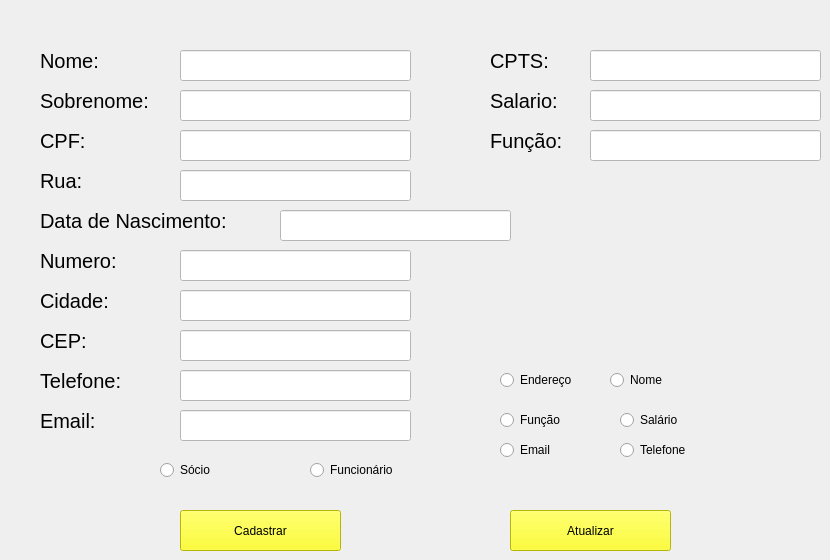
    <widget class="QWidget" name="tab">
     <property name="styleSheet">
      <string notr="true"/>
     </property>
     <attribute name="title">
      <string>Cadastro Pessoas</string>
     </attribute>
     <widget class="QLabel" name="Nome">
      <property name="geometry">
       <rect>
        <x>40</x>
        <y>40</y>
        <width>81</width>
        <height>41</height>
       </rect>
      </property>
      <property name="font">
       <font>
        <pointsize>15</pointsize>
       </font>
      </property>
      <property name="lineWidth">
       <number>1</number>
      </property>
      <property name="text">
       <string>Nome:</string>
      </property>
     </widget>
     <widget class="QLabel" name="Sobrenome">
      <property name="geometry">
       <rect>
        <x>40</x>
        <y>80</y>
        <width>141</width>
        <height>41</height>
       </rect>
      </property>
      <property name="font">
       <font>
        <pointsize>15</pointsize>
       </font>
      </property>
      <property name="lineWidth">
       <number>1</number>
      </property>
      <property name="text">
       <string>Sobrenome: </string>
      </property>
     </widget>
     <widget class="QLabel" name="CPF">
      <property name="geometry">
       <rect>
        <x>40</x>
        <y>120</y>
        <width>81</width>
        <height>41</height>
       </rect>
      </property>
      <property name="font">
       <font>
        <pointsize>15</pointsize>
       </font>
      </property>
      <property name="lineWidth">
       <number>1</number>
      </property>
      <property name="text">
       <string>CPF:</string>
      </property>
     </widget>
     <widget class="QLabel" name="Rua">
      <property name="geometry">
       <rect>
        <x>40</x>
        <y>160</y>
        <width>131</width>
        <height>41</height>
       </rect>
      </property>
      <property name="font">
       <font>
        <pointsize>15</pointsize>
       </font>
      </property>
      <property name="lineWidth">
       <number>1</number>
      </property>
      <property name="text">
       <string>Rua:</string>
      </property>
     </widget>
     <widget class="QLabel" name="Nascimento">
      <property name="geometry">
       <rect>
        <x>40</x>
        <y>200</y>
        <width>231</width>
        <height>41</height>
       </rect>
      </property>
      <property name="font">
       <font>
        <pointsize>15</pointsize>
       </font>
      </property>
      <property name="lineWidth">
       <number>1</number>
      </property>
      <property name="text">
       <string>Data de Nascimento:</string>
      </property>
     </widget>
     <widget class="QLabel" name="Numero">
      <property name="geometry">
       <rect>
        <x>40</x>
        <y>240</y>
        <width>121</width>
        <height>41</height>
       </rect>
      </property>
      <property name="font">
       <font>
        <pointsize>15</pointsize>
       </font>
      </property>
      <property name="lineWidth">
       <number>1</number>
      </property>
      <property name="text">
       <string>Numero:</string>
      </property>
     </widget>
     <widget class="QLabel" name="Cidade">
      <property name="geometry">
       <rect>
        <x>40</x>
        <y>280</y>
        <width>91</width>
        <height>41</height>
       </rect>
      </property>
      <property name="font">
       <font>
        <pointsize>15</pointsize>
       </font>
      </property>
      <property name="lineWidth">
       <number>1</number>
      </property>
      <property name="text">
       <string>Cidade:</string>
      </property>
     </widget>
     <widget class="QLabel" name="CEP">
      <property name="geometry">
       <rect>
        <x>40</x>
        <y>320</y>
        <width>81</width>
        <height>41</height>
       </rect>
      </property>
      <property name="font">
       <font>
        <pointsize>15</pointsize>
       </font>
      </property>
      <property name="lineWidth">
       <number>1</number>
      </property>
      <property name="text">
       <string>CEP:</string>
      </property>
     </widget>
     <widget class="QLabel" name="Telefone">
      <property name="geometry">
       <rect>
        <x>40</x>
        <y>360</y>
        <width>111</width>
        <height>41</height>
       </rect>
      </property>
      <property name="font">
       <font>
        <pointsize>15</pointsize>
       </font>
      </property>
      <property name="lineWidth">
       <number>1</number>
      </property>
      <property name="text">
       <string>Telefone:</string>
      </property>
     </widget>
     <widget class="QLabel" name="Email">
      <property name="geometry">
       <rect>
        <x>40</x>
        <y>400</y>
        <width>81</width>
        <height>41</height>
       </rect>
      </property>
      <property name="font">
       <font>
        <pointsize>15</pointsize>
       </font>
      </property>
      <property name="lineWidth">
       <number>1</number>
      </property>
      <property name="text">
       <string>Email:</string>
      </property>
     </widget>
     <widget class="QLabel" name="CPTS">
      <property name="geometry">
       <rect>
        <x>490</x>
        <y>40</y>
        <width>81</width>
        <height>41</height>
       </rect>
      </property>
      <property name="font">
       <font>
        <pointsize>15</pointsize>
       </font>
      </property>
      <property name="lineWidth">
       <number>1</number>
      </property>
      <property name="text">
       <string>CPTS:</string>
      </property>
     </widget>
     <widget class="QLabel" name="Salario">
      <property name="geometry">
       <rect>
        <x>490</x>
        <y>80</y>
        <width>91</width>
        <height>41</height>
       </rect>
      </property>
      <property name="font">
       <font>
        <pointsize>15</pointsize>
       </font>
      </property>
      <property name="lineWidth">
       <number>1</number>
      </property>
      <property name="text">
       <string>Salario:</string>
      </property>
     </widget>
     <widget class="QLabel" name="Funcao">
      <property name="geometry">
       <rect>
        <x>490</x>
        <y>120</y>
        <width>101</width>
        <height>41</height>
       </rect>
      </property>
      <property name="font">
       <font>
        <pointsize>15</pointsize>
       </font>
      </property>
      <property name="lineWidth">
       <number>1</number>
      </property>
      <property name="text">
       <string>Função:</string>
      </property>
     </widget>
     <widget class="QPushButton" name="CadastrarPessoa">
      <property name="geometry">
       <rect>
        <x>180</x>
        <y>510</y>
        <width>161</width>
        <height>41</height>
       </rect>
      </property>
      <property name="styleSheet">
       <string notr="true">background-color: rgb(255, 255, 0);</string>
      </property>
      <property name="text">
       <string>Cadastrar</string>
      </property>
     </widget>
     <widget class="QLineEdit" name="InsertNome">
      <property name="geometry">
       <rect>
        <x>180</x>
        <y>50</y>
        <width>231</width>
        <height>31</height>
       </rect>
      </property>
      <property name="styleSheet">
       <string notr="true">background-color: rgb(255, 255, 255);</string>
      </property>
     </widget>
     <widget class="QLineEdit" name="InsertSobrenome">
      <property name="geometry">
       <rect>
        <x>180</x>
        <y>90</y>
        <width>231</width>
        <height>31</height>
       </rect>
      </property>
      <property name="styleSheet">
       <string notr="true">background-color: rgb(255, 255, 255);</string>
      </property>
     </widget>
     <widget class="QLineEdit" name="InsertCPF">
      <property name="geometry">
       <rect>
        <x>180</x>
        <y>130</y>
        <width>231</width>
        <height>31</height>
       </rect>
      </property>
      <property name="styleSheet">
       <string notr="true">background-color: rgb(255, 255, 255);</string>
      </property>
     </widget>
     <widget class="QLineEdit" name="InsertRua">
      <property name="geometry">
       <rect>
        <x>180</x>
        <y>170</y>
        <width>231</width>
        <height>31</height>
       </rect>
      </property>
      <property name="styleSheet">
       <string notr="true">background-color: rgb(255, 255, 255);</string>
      </property>
     </widget>
     <widget class="QLineEdit" name="InsertNascimento">
      <property name="geometry">
       <rect>
        <x>280</x>
        <y>210</y>
        <width>231</width>
        <height>31</height>
       </rect>
      </property>
      <property name="styleSheet">
       <string notr="true">background-color: rgb(255, 255, 255);</string>
      </property>
     </widget>
     <widget class="QLineEdit" name="InsertNumero">
      <property name="geometry">
       <rect>
        <x>180</x>
        <y>250</y>
        <width>231</width>
        <height>31</height>
       </rect>
      </property>
      <property name="styleSheet">
       <string notr="true">background-color: rgb(255, 255, 255);</string>
      </property>
     </widget>
     <widget class="QLineEdit" name="InsertCidade">
      <property name="geometry">
       <rect>
        <x>180</x>
        <y>290</y>
        <width>231</width>
        <height>31</height>
       </rect>
      </property>
      <property name="styleSheet">
       <string notr="true">background-color: rgb(255, 255, 255);</string>
      </property>
     </widget>
     <widget class="QLineEdit" name="InsertCEP">
      <property name="geometry">
       <rect>
        <x>180</x>
        <y>330</y>
        <width>231</width>
        <height>31</height>
       </rect>
      </property>
      <property name="styleSheet">
       <string notr="true">background-color: rgb(255, 255, 255);</string>
      </property>
     </widget>
     <widget class="QLineEdit" name="InsertTelefone">
      <property name="geometry">
       <rect>
        <x>180</x>
        <y>370</y>
        <width>231</width>
        <height>31</height>
       </rect>
      </property>
      <property name="styleSheet">
       <string notr="true">background-color: rgb(255, 255, 255);</string>
      </property>
     </widget>
     <widget class="QLineEdit" name="InsertEmail">
      <property name="geometry">
       <rect>
        <x>180</x>
        <y>410</y>
        <width>231</width>
        <height>31</height>
       </rect>
      </property>
      <property name="styleSheet">
       <string notr="true">background-color: rgb(255, 255, 255);</string>
      </property>
     </widget>
     <widget class="QLineEdit" name="InsertCPTS">
      <property name="geometry">
       <rect>
        <x>590</x>
        <y>50</y>
        <width>231</width>
        <height>31</height>
       </rect>
      </property>
      <property name="styleSheet">
       <string notr="true">background-color: rgb(255, 255, 255);</string>
      </property>
     </widget>
     <widget class="QLineEdit" name="InsertSalario">
      <property name="geometry">
       <rect>
        <x>590</x>
        <y>90</y>
        <width>231</width>
        <height>31</height>
       </rect>
      </property>
      <property name="styleSheet">
       <string notr="true">background-color: rgb(255, 255, 255);</string>
      </property>
     </widget>
     <widget class="QLineEdit" name="InsertFuncao">
      <property name="geometry">
       <rect>
        <x>590</x>
        <y>130</y>
        <width>231</width>
        <height>31</height>
       </rect>
      </property>
      <property name="styleSheet">
       <string notr="true">background-color: rgb(255, 255, 255);</string>
      </property>
     </widget>
     <widget class="QRadioButton" name="Socio_2">
      <property name="geometry">
       <rect>
        <x>160</x>
        <y>460</y>
        <width>95</width>
        <height>20</height>
       </rect>
      </property>
      <property name="text">
       <string>Sócio</string>
      </property>
     </widget>
     <widget class="QRadioButton" name="Funcionario">
      <property name="geometry">
       <rect>
        <x>310</x>
        <y>460</y>
        <width>95</width>
        <height>20</height>
       </rect>
      </property>
      <property name="text">
       <string>Funcionário</string>
      </property>
     </widget>
     <widget class="QPushButton" name="AtualizarPessoas">
      <property name="geometry">
       <rect>
        <x>510</x>
        <y>510</y>
        <width>161</width>
        <height>41</height>
       </rect>
      </property>
      <property name="styleSheet">
       <string notr="true">background-color: rgb(255, 255, 0);</string>
      </property>
      <property name="text">
       <string>Atualizar</string>
      </property>
     </widget>
     <widget class="QRadioButton" name="Endereco">
      <property name="geometry">
       <rect>
        <x>500</x>
        <y>370</y>
        <width>95</width>
        <height>20</height>
       </rect>
      </property>
      <property name="text">
       <string>Endereço</string>
      </property>
     </widget>
     <widget class="QRadioButton" name="Nome_3">
      <property name="geometry">
       <rect>
        <x>610</x>
        <y>370</y>
        <width>95</width>
        <height>20</height>
       </rect>
      </property>
      <property name="text">
       <string>Nome</string>
      </property>
     </widget>
     <widget class="QRadioButton" name="atualizaFuncao">
      <property name="geometry">
       <rect>
        <x>500</x>
        <y>410</y>
        <width>95</width>
        <height>20</height>
       </rect>
      </property>
      <property name="text">
       <string>Função</string>
      </property>
     </widget>
     <widget class="QRadioButton" name="Salario_2">
      <property name="geometry">
       <rect>
        <x>620</x>
        <y>410</y>
        <width>95</width>
        <height>20</height>
       </rect>
      </property>
      <property name="text">
       <string>Salário</string>
      </property>
     </widget>
     <widget class="QRadioButton" name="Email_2">
      <property name="geometry">
       <rect>
        <x>500</x>
        <y>440</y>
        <width>95</width>
        <height>20</height>
       </rect>
      </property>
      <property name="text">
       <string>Email</string>
      </property>
     </widget>
     <widget class="QRadioButton" name="AtualizaTelefone">
      <property name="geometry">
       <rect>
        <x>620</x>
        <y>440</y>
        <width>95</width>
        <height>20</height>
       </rect>
      </property>
      <property name="text">
       <string>Telefone</string>
      </property>
     </widget>
    </widget>
